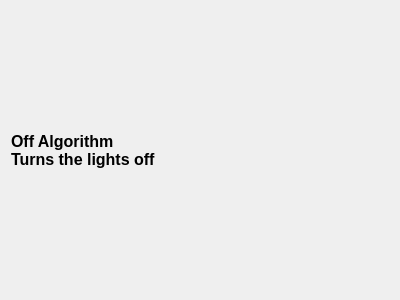
<?xml version="1.0" encoding="UTF-8"?>
<ui version="4.0">
 <class>OffConfigWidget</class>
 <widget class="QWidget" name="OffConfigWidget">
  <property name="geometry">
   <rect>
    <x>0</x>
    <y>0</y>
    <width>400</width>
    <height>300</height>
   </rect>
  </property>
  <property name="windowTitle">
   <string>Form</string>
  </property>
  <layout class="QGridLayout" name="gridLayout_2">
   <item row="0" column="0">
    <layout class="QGridLayout" name="gridLayout">
     <item row="0" column="0">
      <widget class="QLabel" name="label">
       <property name="font">
        <font>
         <pointsize>12</pointsize>
         <bold>true</bold>
        </font>
       </property>
       <property name="text">
        <string>Off Algorithm
Turns the lights off</string>
       </property>
      </widget>
     </item>
    </layout>
   </item>
  </layout>
 </widget>
 <resources/>
 <connections/>
</ui>
